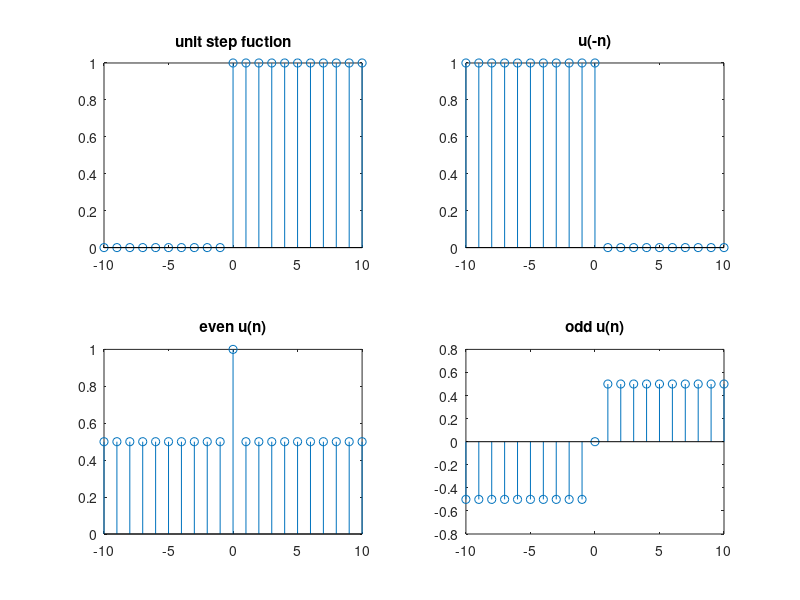
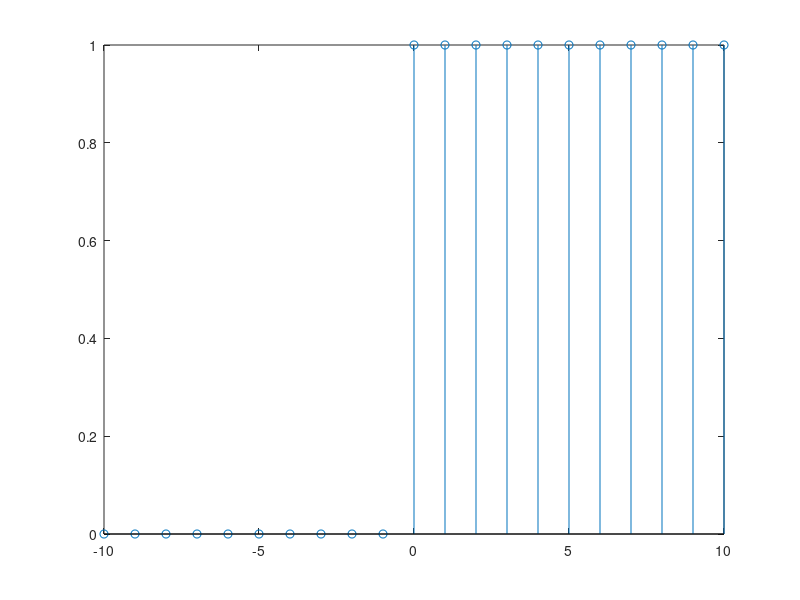

MATLAB code for these plots, in order:
clc;
clear;
close all;
t1 = [-10 : 1: -1];
t2 = [0: 1: 10];
u1 = zeros(size(t1));
u2 = ones(size(t2));
t = [t1 t2];
u = [u1 u2];

t3 = [-10 : 1: 0];
t4 = [1: 1: 10];
u3 = ones(size(t3));
u4 = zeros(size(t4));
negu = [u3 u4];

eveu = (1/2)*(u + negu);
oddu = (1/2)*(u - negu);

x = oddu + eveu;

figure
subplot(2,2,1);
stem(t,u);
title("unit step fuction");
subplot(2,2,2);
stem(t,negu);
title("u(-n)");
subplot(2,2,3);
stem(t,eveu);
title("even u(n)");
subplot(2,2,4);
stem(t,oddu);
title("odd u(n)");

figure
stem(t,x);